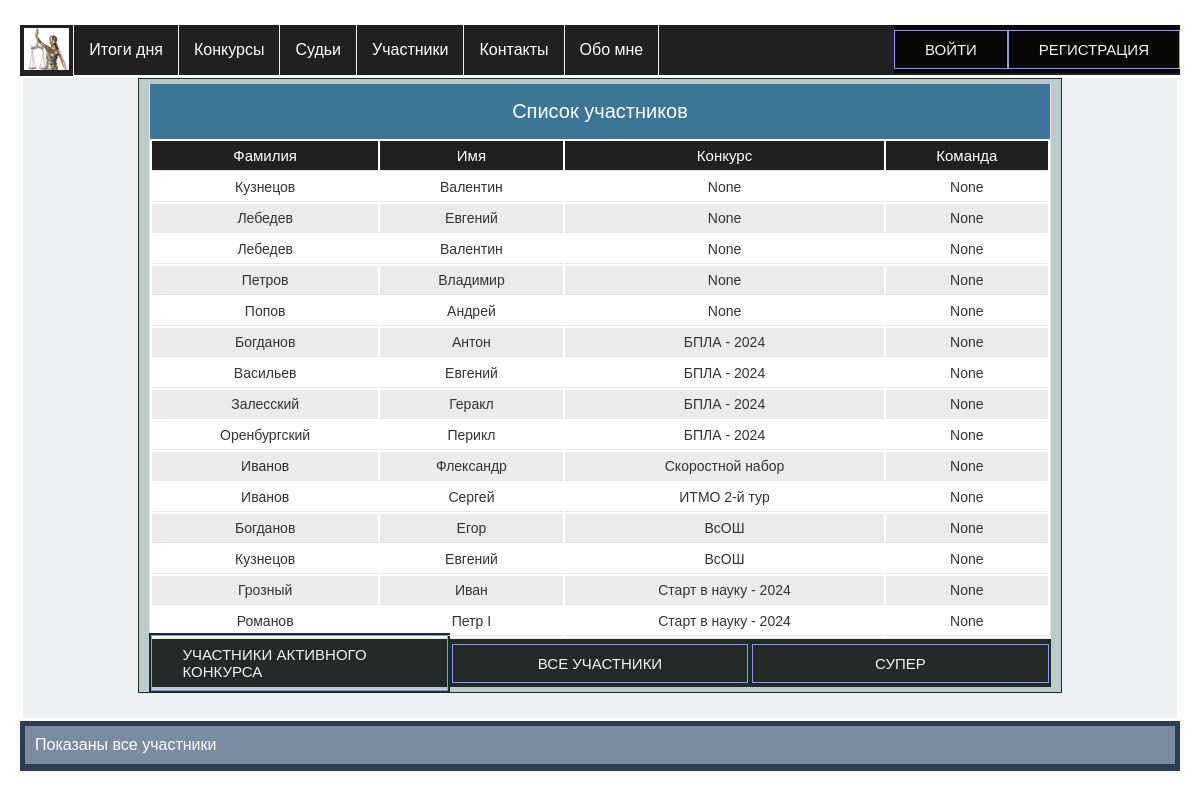
Before: /judges/participants_list/all with the older database file.
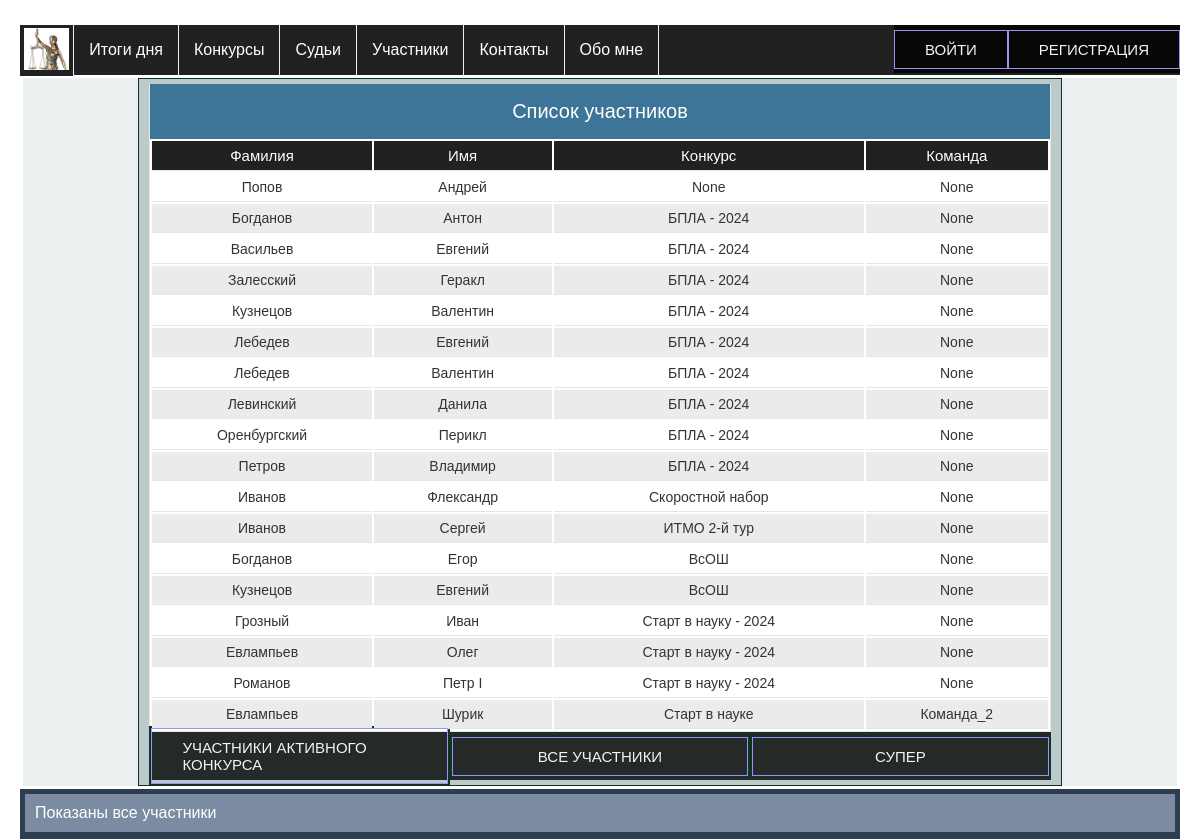
After: the same page with the newer database file.
### app_for_judges/models.py (models this page shows, shortened)
class Participant(models.Model):
    objects = None
    class Meta:
        db_table = 'participants'
        verbose_name = _('Участник')
        verbose_name_plural = _('Участники')
    team = models.ForeignKey('ParticipantsTeam', on_delete=models.SET_NULL, null=True, blank=True,
                             verbose_name=_('Команда'))
    name = models.CharField(_('Имя'), max_length=25)
    last_name = models.CharField(_('Фамилия'), max_length=25)
    organization = models.CharField(_('Образовательное учреждение'), max_length=100,
                                    default='ФГКОУ "Оренбургское ПКУ"')
    birthday = models.DateField(_('Дата рождения'))
    competition = models.ForeignKey(Competition, on_delete=models.SET_NULL, null=True, blank=True,
                                    verbose_name=_('Соревнования'))

class ParticipantsTeam(models.Model):
    class Meta:
        db_table = 'participant_teams'
        verbose_name = _('Участник - команда')
        verbose_name_plural = _('Участники - команды')
    name = models.CharField(_('Название команды'), max_length=50, unique=True)
    organization = models.CharField(_('Образовательное учреждение'), max_length=100,
                                    default='ФГКОУ "Оренбургское ПКУ"')
    competition = models.ForeignKey(Competition, on_delete=models.SET_NULL, null=True, blank=True,
                                    verbose_name=_('Соревнования'))
    def __str__(self):
        return f"{self.name}"

### app_for_competitions/models.py (models this page shows)
class Competition(models.Model):
    class Meta:
        db_table = 'competitions'
        verbose_name = _('Конкурс')  # наименование в админке в единственном числе
        verbose_name_plural = _('Конкурсы')  # наименование в админке во множественном числе
    name = models.CharField(_('Сокращенное название'), max_length=50, unique=True)
    fullname = models.CharField(_('Полное наименование конкурса'), max_length=200,
                                default=None)
    date = models.DateField(_('Дата проведения'),
                            help_text="Дата начала")
    active = models.BooleanField(_('Активен'), default=True)
    def __str__(self):
        return self.name

### app_for_judges/views.py (the view)
# urls.py: path('participants_list/<str:filter>', participants_list, name='participants_list'),
def participants_list(request, filter):
    context = {'title': 'Список участников'}
    if filter == 'active':
        participants = Participant.objects.filter(competition__active=True).order_by('competition', 'last_name')
        messages.success(request, _('Показаны участники активных соревнований'))
    elif filter == 'all':
        participants = Participant.objects.all().order_by('competition', 'last_name')
        messages.success(request, _('Показаны все участники'))
    context['participants'] = participants
    context['table_title'] = PARTICIPANT_TABLE_TITLE
    return render(request, 'app_for_judges/view_participants.html', context)

### app_for_judges/templates/app_for_judges/view_participants.html (shortened to what this page needs)
{% extends 'base.html' %}
{% load static %}
{% block content %}
<div class="row">
    <div class="table-caption">{{ title }}</div>
    {% if not participants %}
    <h3 class="center">Нет активного конкурса, или у конкурса еще нет участников </h3>
    {% else %}
    <table id="table">
        <thead>
        <tr>
            {% for value in table_title %}
            {% if value != 'Редактор' %}
            <th>{{ value }}</th>
            {% else %}
            {% if user.judge.status == 'M' or user.judge.status == 'J' %}
            <th>{{ value }}</th>
            {% endif %}
            {% endif %}
            {% endfor %}
        </tr>
        </thead>
        <tbody>
        {% for participant in participants %}
        <tr>
            <td>{{ participant.last_name }}</td>
            <td>{{ participant.name }}</td>
            <td>{{ participant.competition }}</td>
            <td>{{ participant.team }}</td>
        </tr>
        {% endfor %}
        </tbody>
    </table>
    {% endif %}
    <div class="container">
        <div class="btn-col-3">
            <a href="{% url 'participants_list' filter='active' %}" class="btn a_btn">Участники активного конкурса</a>
        </div>
        <div class="btn-col-3">
            <a href="{% url 'participants_list' filter='all' %}" class="btn a_btn">Все участники</a>
        </div>
        <div class="btn-col-3">
            {% if user.judge.status == 'M' or user.judge.status == 'J' %}
            <a href="{% url 'add_participant' %}" class="btn a_btn">Добавить участника</a>
            {% else %}
            <a href="{% url 'participants_list' filter='all' %}" class="btn a_btn">Супер</a>
            {% endif %}
        </div>
    </div>
</div>
{% endblock %}

### templates/base.html (shortened to what this page needs)
<!DOCTYPE html>
{% load static %}
<html lang="ru">
<head>
    <link rel="stylesheet" href="{% static 'css/stylesheet.css' %}" type="text/css">
</head>
<body>
<div class="wrapper">
    <header>
        <ul>
            <li>
                <a class="a_menu_logo" href="{% url 'home' %}">
                    <image class="logo" src="{% static 'image/femidalittle.png' %}">
                </a>
            </li>
            <li><a class="a_menu" href="{% url 'competition_result' %}">Итоги дня</a></li>
            <li><a class="a_menu" href="{% url 'all_competitions' %}">Конкурсы</a></li>
            <li><a class="a_menu" href="{% url 'judges_list' filter='all' %}">Судьи</a></li>
            <li><a class="a_menu" href="#">Участники</a>
            </li>
            <li><a class="a_menu" href="{% url 'contacts' %}">Контакты</a></li>
            <li><a class="a_menu" href="{% url 'about' %}">Обо мне</a></li>
            <div class="container enter">
                {% if user.is_authenticated %}
                <div class="user_name"><a class="a_menu" href="/admin">АДМИН</a></div>
                <div class="user_name">{{user.judge.get_status_display }} <br> {{ user.username }}</div>
                <a href="{% url 'users:logout' %}" class="btn a_btn">Выйти</a>
                {% else %}
                <a href="{% url 'users:login' %}" class="btn a_btn">Войти</a>
                <a href="{% url 'users:register' %}" class="btn a_btn">Регистрация</a>
                {% endif %}
            </div>
        </ul>
    </header>
    <main>
        {% block content %}{% endblock %}
    </main>
    <footer>
        {% if messages %}
        <div class="messages">
            {% for message in messages %}
            <div class="alert {% if message.tags %}alert-{{ message.tags }}" {% endif %}>
                {{ message }}
            </div>
            {% endfor %}
        </div>
        {% endif %}
    </footer>
</div>
</body>
</html>

### static/css/stylesheet.css (style rules this page uses)
.wrapper { height: 90vh; flex-direction: column; }
main { flex: 1; background-color: #ecf0f1; min-height: 80vh; margin: 3px; }
header { height: 50px; }
footer { background-color: #2c3e50; color: white; height: 50px; padding: 5px; }
* { box-sizing: border-box; }
.row { overflow: hidden; max-width: 80%; min-height: 2px; background-color: #bbcbc9; margin: 0 auto; border: 1px solid #123123; padding: 5px 10px; }
ul { list-style: none; margin: 0; padding-left: 0; margin-top: 25px; background: #212121; height: 50px; }
.a_menu { text-decoration: none; background: #212121; color: #fff; padding: 0 15px; font-family: arial; line-height: 50px; display: block; border-right: 1px solid #ecf0f1; -moz-transition: all 0.3s 0.01s ease; -o-transition: all 0.3s 0.01s ease; -webkit-transition: all 0.3s 0.01s ease; }
.a_menu_logo { text-decoration: none; background: #212121; color: #fff; padding: 0 4px; display: block; border-right: 1px solid #ecf0f1; -moz-transition: all 0.3s 0.01s ease; -o-transition: all 0.3s 0.01s ease; -webkit-transition: all 0.3s 0.01s ease; }
.logo { margin: 3px auto 2px; height: 42px; }
.enter { float: right; }
li { float: left; position: relative; }
* { -moz-box-sizing: border-box; -webkit-box-sizing: border-box; box-sizing: border-box; }
html { color: #333333; font-size: 62.5%; }
body { font: normal 16px Tahoma, Geneva, Helvetica, sans-serif; margin: 0 auto; padding: 0; min-width: 1000px; }
@media only all and (min-width: 760px) { body { padding-left: 20px; padding-right: 20px; padding-right: 2rem; padding-left: 2rem; } }
table { display: block; margin: 0; border: none; background: #fff; font-size: 14px; font-size: 1.4rem; }
@media only all and (min-width: 760px) { table { display: table; width: 100%; border: 1px solid #e5e5e5; border-top: none; } }
tbody { display: block; }
@media only all and (min-width: 760px) { tbody { display: table-row-group; } }
.table-caption { display: block; width: 100%; background: #3c7598; color: #fff; font-size: 20px; font-size: 2rem; text-align: center; height: 44px; line-height: 44px; border: none; border-bottom: 2px solid #999; }
@media only all and (min-width: 760px) { .table-caption { border: 1px solid #e5e5e5; border-top: none; border-bottom: none; height: 55px; line-height: 55px; } }
tr { position: relative; display: block; border-bottom: 1px solid #ccc; padding: 8px; padding: 0.8rem; }
tr:nth-child(even) { background: #ebebeb; }
@media only all and (min-width: 760px) { tr { display: table-row; } }
thead tr { display: none; }
@media only all and (min-width: 760px) { thead { background: #212121; color: #fff; } }
@media only all and (min-width: 760px) { thead tr { display: table-row; } }
@media only all and (min-width: 760px) { thead tr th { font-weight: normal; font-size: 15px; font-size: 1.5rem; } }
td { display: block; border: none; position: relative; text-align: left; }
@media only all and (min-width: 760px) { td, th { display: table-cell; padding: 6px; padding: 0.6rem; border-bottom: 1px solid #e5e5e5; text-align: center; } }
td:before { content: attr(data-label); display: inline-block; width: 15%; background: #999; border-radius: 6px; height: 20px; margin: 0px 10px 0px 0px; margin: 0rem 1rem 0rem 0rem; padding: 0px 5px; padding: 0rem 0.5rem; font-size: 10px; font-size: 1rem; line-height: 20px; text-align: center; color: #fff; overflow: hidden; }
@media only all and (min-width: 560px) { td:before { width: 12%; font-size: 12px; font-size: 1.2rem; } }
@media only all and (min-width: 760px) { td:before { content: ""; display: none; } }
.container { background: linear-gradient(rgba(0, 0, 0, 0.8), rgba(0, 0, 0, 0.8)); font-family: Arial, Helvetica, sans-serif; display: flex; justify-content: center; align-items: center; height: 3em; padding: 0; margin: 0; }
.a_btn { font-size: 1.5rem; padding: 1rem 3rem; color: #f4f4f4; text-transform: uppercase; }
.btn { text-decoration: none; border: 1px solid rgb(146, 148, 248); position: relative; overflow: hidden; display: flex; justify-content: center; }
.btn-col-3 { width: 33.333%; border: 2px solid #123123; }
.btn:before { content: ""; position: absolute; top: 0; left: -100%; width: 100%; height: 100%; background: linear-gradient( 120deg, transparent, rgba(146, 148, 248, 0.4), transparent ); transition: all 650ms; }
.alert { padding: 1rem; }
.alert-success { background-color: #7a8ba2; }

Changed rows visible on the page:
changed Participant (number 5 of 18 on the later page): competition "None" → "БПЛА - 2024"; moves down the list
changed Participant (number 6 of 18 on the later page): competition "None" → "БПЛА - 2024"; moves down the list
changed Participant (number 7 of 18 on the later page): competition "None" → "БПЛА - 2024"; moves down the list
added Participant: last_name "Левинский", name "Данила", competition "БПЛА - 2024", team "None"
changed Participant "Петров": competition "None" → "БПЛА - 2024"; moves down the list
added Participant: last_name "Евлампьев", name "Олег", competition "Старт в науку - 2024", team "None"
added Participant: last_name "Евлампьев", name "Шурик", competition "Старт в науке", team "Команда_2"
